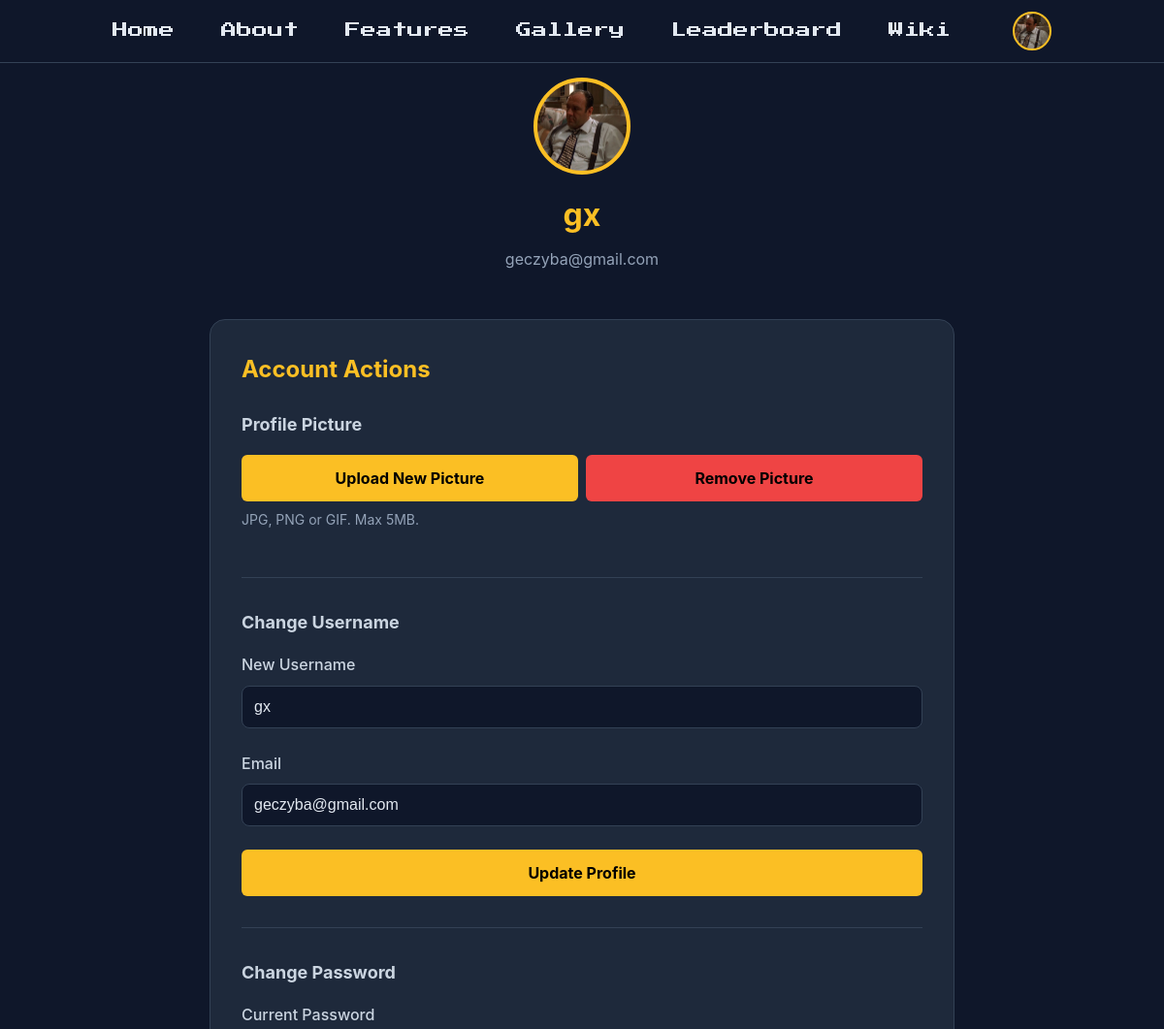
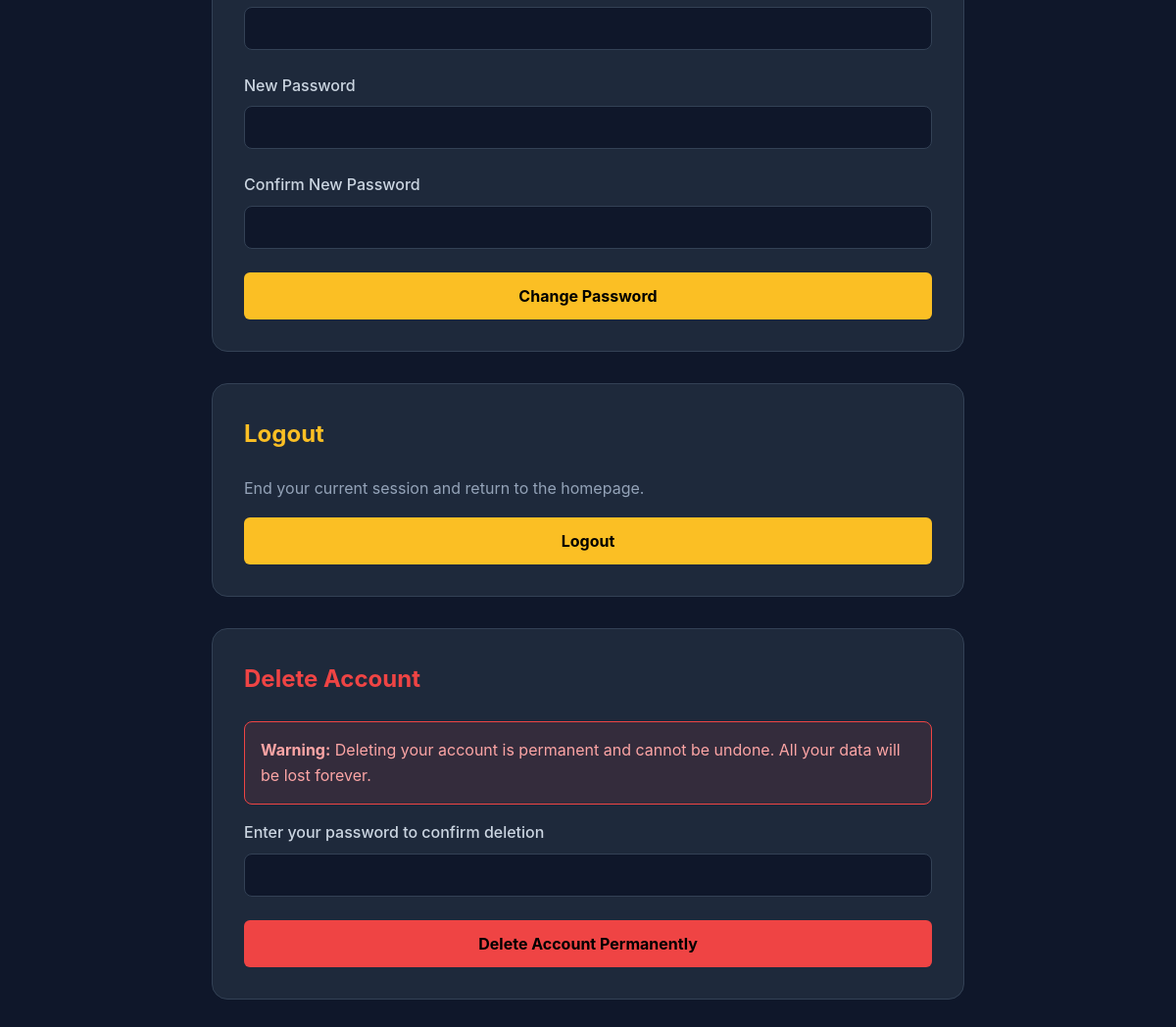
The app's page /profile.php (signed in) with its own data (2 pictures, top to bottom).
### tables this page shows
CREATE TABLE `users` (
  `id` int(11) NOT NULL,
  `username` varchar(50) NOT NULL,
  `email` varchar(100) NOT NULL,
  `password` varchar(255) NOT NULL,
  `admin` tinyint(1) NOT NULL DEFAULT 0,
  `reset_token` varchar(100) DEFAULT NULL,
  `reset_token_expires` datetime DEFAULT NULL,
  `created_at` timestamp NOT NULL DEFAULT current_timestamp(),
  `profile_picture` varchar(255) DEFAULT 'uploads/profiles/default.png',
  `api_token` varchar(64) DEFAULT NULL
);

### config.php (called while the page is built, shortened)
<?php
function getDBConnection() {
    $conn = new mysqli(DB_HOST, DB_USER, DB_PASS, DB_NAME, DB_PORT);
    return $conn;
}
function getCurrentUser() {
    $conn = getDBConnection();
    $user_id = $_SESSION['user_id'];
    $stmt = $conn->prepare("SELECT id, username, email, profile_picture, admin FROM users WHERE id = ?");
    $stmt->bind_param("i", $user_id);
    $stmt->execute();
    $result = $stmt->get_result();
    $user = $result->fetch_assoc();
    return $user;
}
?>

### profile.php (the view, shortened to what this page needs)
<?php
require_once 'config.php';
$user = getCurrentUser();
$currentPage = basename($_SERVER['PHP_SELF']);
$isHomePage = ($currentPage === 'index.php' || $currentPage === '');
?>
<!DOCTYPE html>
<html lang="en">
<head>
    <link rel="stylesheet" href="styles.css">
</head>
<body class="profile-page">
    <nav class="nav">
        <div class="nav-container">
            <div class="nav-links">
                <?php if (!$isHomePage): ?><a href="index.php#home">Home</a><?php endif; ?>
                <a href="index.php#about">About</a>
                <a href="index.php#features">Features</a>
                <a href="index.php#gallery">Gallery</a>
                <a href="leaderboard.php">Leaderboard</a>
                <a href="wiki.php">Wiki</a>
                <?php if ($user): ?>
                    <div class="user-menu nav-user-menu">
                        <div class="user-avatar" onclick="toggleUserMenu(event)">
                            <?php if (!empty($user['profile_picture']) && $user['profile_picture'] !== 'uploads/profiles/default.png'): ?>
                                <img src="<?php echo htmlspecialchars($user['profile_picture']); ?>" alt="Profile">
                            <?php else: ?>
                                <?php echo strtoupper(substr($user['username'], 0, 1)); ?>
                            <?php endif; ?>
                        </div>
                    </div>
                <?php else: ?>
                    <a href="login.php" class="btn btn-outline btn-login-desktop">Login</a>
                <?php endif; ?>
            </div>
        </div>
    </nav>
    <div class="profile-container">
        <div class="profile-header">
            <div class="profile-avatar">
                <?php if (!empty($user['profile_picture']) && $user['profile_picture'] !== 'uploads/profiles/default.png'): ?>
                    <img src="<?php echo htmlspecialchars($user['profile_picture']); ?>" alt="Profile Picture">
                <?php else: ?>
                    <?php echo strtoupper(substr($user['username'], 0, 1)); ?>
                <?php endif; ?>
            </div>
            <h1><?php echo htmlspecialchars($user['username']); ?></h1>
            <p class="profile-email"><?php echo htmlspecialchars($user['email']); ?></p>
        </div>
        <div class="card">
            <h2>Account Actions</h2>
            <div class="profile-section">
                <h3 class="profile-section-title">Profile Picture</h3>
                <div class="profile-section-body">
                    <div class="profile-action-group">
                        <form method="POST" action="" enctype="multipart/form-data" class="profile-action-form">
                            <label for="profilePicInput" class="btn btn-upload-label">Upload New Picture</label>
                        </form>
                        <?php if (!empty($user['profile_picture']) && $user['profile_picture'] !== 'uploads/profiles/default.png'): ?>
                            <form method="POST" action="" class="profile-action-form">
                                <button type="submit" name="remove_picture" class="btn btn-danger btn-remove-pic" onclick="return confirm('Remove profile picture?')">Remove Picture</button>
                            </form>
                        <?php endif; ?>
                    </div>
                    <p class="profile-help-text">JPG, PNG or GIF. Max 5MB.</p>
                </div>
            </div>
            <div class="profile-section">
                <h3 class="profile-section-title">Change Username</h3>
                <form method="POST" action="">
                    <div class="form-group">
                        <label for="username">New Username</label>
                        <input type="text" id="username" name="username" value="<?php echo htmlspecialchars($user['username']); ?>" required>
                    </div>
                    <div class="form-group">
                        <label for="email">Email</label>
                        <input type="email" id="email" name="email" value="<?php echo htmlspecialchars($user['email']); ?>" required>
                    </div>
                    <button type="submit" name="update_profile" class="btn btn-block btn-large">Update Profile</button>
                </form>
            </div>
            <div>
                <h3 class="profile-section-title">Change Password</h3>
                <form method="POST" action="">
                    <div class="form-group">
                        <label for="current_password">Current Password</label>
                        <input type="password" id="current_password" name="current_password" required>
                    </div>
                    <div class="form-group">
                        <label for="new_password">New Password</label>
                        <input type="password" id="new_password" name="new_password" required minlength="6">
                    </div>
                    <div class="form-group">
                        <label for="confirm_password">Confirm New Password</label>
                        <input type="password" id="confirm_password" name="confirm_password" required minlength="6">
                    </div>
                    <button type="submit" name="change_password" class="btn btn-block btn-large">Change Password</button>
                </form>
            </div>
        </div>
        <div class="card">
            <h2>Logout</h2>
            <p class="logout-text">End your current session and return to the homepage.</p>
            <a href="logout.php" class="btn btn-block btn-logout">Logout</a>
        </div>
        <div class="card danger-zone">
            <h2>Delete Account</h2>
            <div class="delete-warning">
                <strong>Warning:</strong> Deleting your account is permanent and cannot be undone. All your data will be lost forever.
            </div>
            <form method="POST" action="" onsubmit="return confirm('Are you absolutely sure you want to delete your account? This action cannot be undone!');">
                <div class="form-group">
                    <label for="confirm_delete_password">Enter your password to confirm deletion</label>
                    <input type="password" id="confirm_delete_password" name="confirm_delete_password" required>
                </div>
                <button type="submit" name="delete_account" class="btn btn-danger btn-block btn-large">Delete Account Permanently</button>
            </form>
        </div>
    </div>
</body>
</html>

### records on screen
users: profile_picture (picture), username "gx", email "geczyba@gmail.com"
